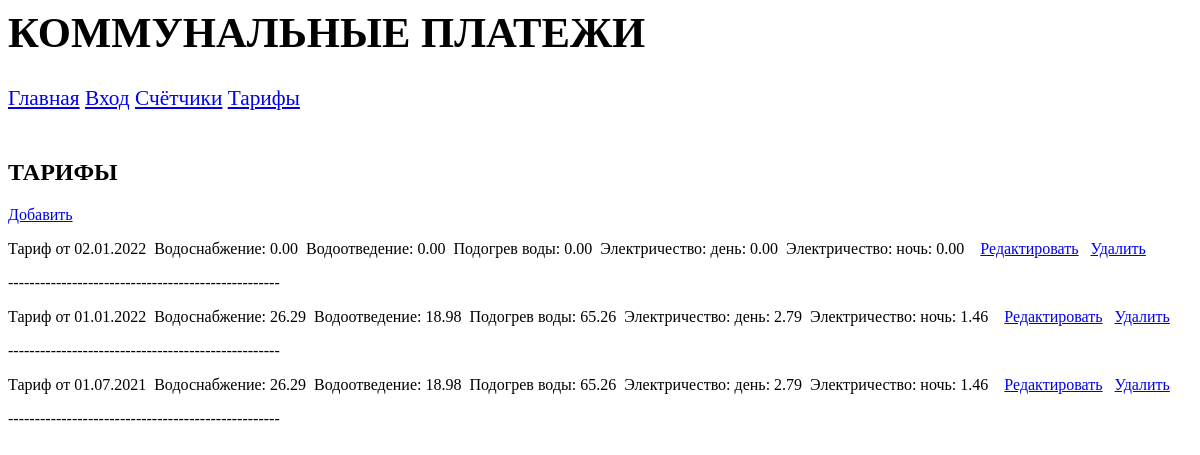
The app's page /prospect/tariffs/, older data.
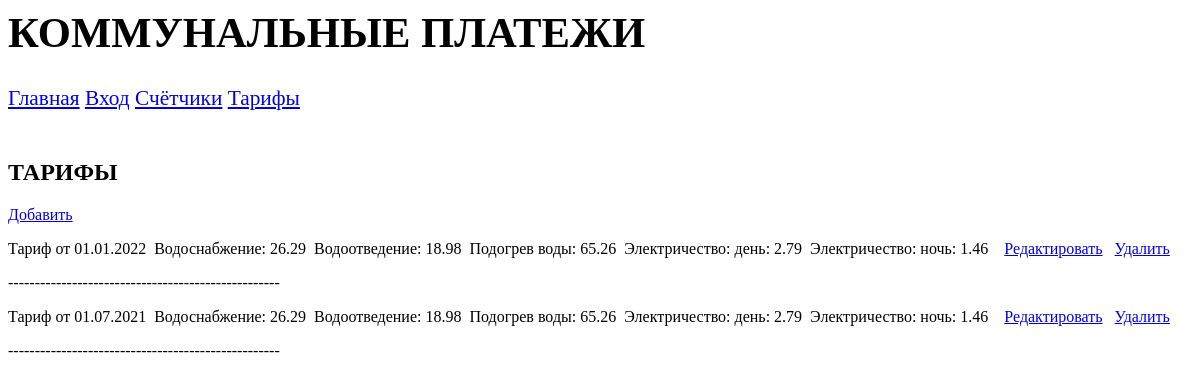
The same page, newer data.
### prospect/models.py (models this page shows)
class Tariffs(models.Model):
    date_start = models.DateField(verbose_name='Начало действия тарифов')
    water_supply = models.DecimalField(verbose_name='Водоснабжение', max_digits=5, decimal_places=2, default=0.00)
    water_drainage = models.DecimalField(verbose_name='Водоотведение', max_digits=5, decimal_places=2, default=0.00)
    heating_water = models.DecimalField(verbose_name='Подогрев воды', max_digits=5, decimal_places=2, default=0.00)
    el_day = models.DecimalField(verbose_name='Электричество: день', max_digits=5, decimal_places=2, default=0.00)
    el_night = models.DecimalField(verbose_name='Электричество: ночь', max_digits=5, decimal_places=2, default=0.00)
    class Meta:
        verbose_name_plural = 'Тарифы'
        verbose_name = 'Тарифы'
        unique_together = ('date_start', )
        ordering = ['-date_start']

### prospect/views.py (the view)
# urls.py: path('tariffs/', tariffs, name='tariffs'),
def tariffs(request):
    context = {'tariffs': Tariffs.objects.all()}
    return render(request, 'prospect/tariffs.html', context)

### prospect/templates/prospect/tariffs.html (shortened to what this page needs)
{% extends "layout/basic.html" %}
{% block content %}
<h2>ТАРИФЫ</h2>
<a href="{% url 'add_tariff' %}">Добавить</a>
{% for bb in tariffs %}
<div class="b">
    <p>
        <span>Тариф от {{ bb.date_start|date:"d.m.Y" }}</span>&nbsp;
        <span>Водоснабжение: {{ bb.water_supply }}</span>&nbsp;
        <span>Водоотведение: {{ bb.water_drainage }}</span>&nbsp;
        <span>Подогрев воды: {{ bb.heating_water }}</span>&nbsp;
        <span>Электричество: день: {{ bb.el_day }}</span>&nbsp;
        <span>Электричество: ночь: {{ bb.el_night }}</span>
        <a href="{% url 'edit_tariff' pk=bb.pk %}">Редактировать</a>
        <a href="{% url 'del_tariff' pk=bb.pk %}">Удалить</a>
    </p>
    <p>---------------------------------------------------</p>
</div>
{% endfor %}
{% endblock %}

Row changes from the older to the newer data that the page shows:
removed Tariffs: date_start "02.01.2022", water_supply "0.00", water_drainage "0.00", heating_water "0.00", el_day "0.00", el_night "0.00"
